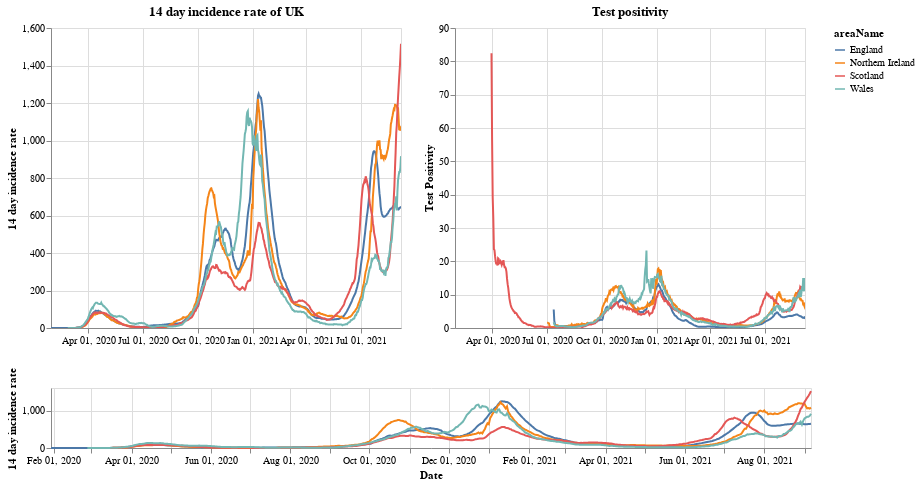

The cell this chart's notebook holds for it:
### Markdown cell above
# Plots

First a plot with each country in the UK. The top right shows the positivity rate for (which is the percentage of registered tests which were positive) while the top left is the 14 day incidence rate. The bottom chart can be used to select the timeframe (does not work on a mobile device).

### Code cell
#collapse
brush = alt.selection(type='interval', name='DateBrush',encodings=['x'],fields=['Time'])
leg_selection = alt.selection_multi(fields=['areaName'], bind='legend')

base = alt.Chart(uk_cases).mark_line().encode(
    x=alt.X("yearmonthdate(date):T", axis=alt.Axis(title='Date')),
    y=alt.Y("twoWeeklyCasesRate:Q", axis=alt.Axis(title='14 day incidence rate')),
    tooltip=['areaName', 'date','twoWeeklyCasesRate', 'testPositivity'],
    color='areaName',
    opacity=alt.condition(leg_selection, alt.value(2), alt.value(0.1))
).add_selection(leg_selection).properties(width=350)

upper = base.encode(alt.X('yearmonthdate(date):T', axis=alt.Axis(title=''),
                         scale=alt.Scale(domain=brush))
                   ).properties(title=f'14 day incidence rate of UK')
upper_right = upper.encode(alt.Y('testPositivity:Q', axis=alt.Axis(title='Test Positivity'))).properties(title='Test positivity')
lower = base.properties(height=60, width = 760).add_selection(brush)

(upper | upper_right) & lower

### Figure 1 — Vega-Lite specification as saved in the notebook (floating-point values rounded to 4 significant figures; data arrays with more than 128 entries replaced by an {"elided": "..."} marker saying what was removed)
{"config": {"view": {"continuousWidth": 400, "continuousHeight": 300}}, "vconcat": [{"hconcat": [{"mark": "line", "encoding": {"color": {"type": "nominal", "field": "areaName"}, "opacity": {"condition": {"value": 2, "selection": "selector001"}, "value": 0.1}, "tooltip": [{"type": "nominal", "field": "areaName"}, {"type": "temporal", "field": "date"}, {"type": "quantitative", "field": "twoWeeklyCasesRate"}, {"type": "quantitative", "field": "testPositivity"}], "x": {"type": "temporal", "axis": {"title": ""}, "field": "date", "scale": {"domain": {"selection": "DateBrush"}}, "timeUnit": "yearmonthdate"}, "y": {"type": "quantitative", "axis": {"title": "14 day incidence rate"}, "field": "twoWeeklyCasesRate"}}, "selection": {"selector001": {"type": "multi", "fields": ["areaName"], "bind": "legend"}}, "title": "14 day incidence rate of UK", "width": 350}, {"mark": "line", "encoding": {"color": {"type": "nominal", "field": "areaName"}, "opacity": {"condition": {"value": 2, "selection": "selector001"}, "value": 0.1}, "tooltip": [{"type": "nominal", "field": "areaName"}, {"type": "temporal", "field": "date"}, {"type": "quantitative", "field": "twoWeeklyCasesRate"}, {"type": "quantitative", "field": "testPositivity"}], "x": {"type": "temporal", "axis": {"title": ""}, "field": "date", "scale": {"domain": {"selection": "DateBrush"}}, "timeUnit": "yearmonthdate"}, "y": {"type": "quantitative", "axis": {"title": "Test Positivity"}, "field": "testPositivity"}}, "selection": {"selector001": {"type": "multi", "fields": ["areaName"], "bind": "legend"}}, "title": "Test positivity", "width": 350}]}, {"mark": "line", "encoding": {"color": {"type": "nominal", "field": "areaName"}, "opacity": {"condition": {"value": 2, "selection": "selector001"}, "value": 0.1}, "tooltip": [{"type": "nominal", "field": "areaName"}, {"type": "temporal", "field": "date"}, {"type": "quantitative", "field": "twoWeeklyCasesRate"}, {"type": "quantitative", "field": "testPositivity"}], "x": {"type": "temporal", "axis": {"title": "Date"}, "field": "date", "timeUnit": "yearmonthdate"}, "y": {"type": "quantitative", "axis": {"title": "14 day incidence rate"}, "field": "twoWeeklyCasesRate"}}, "height": 60, "selection": {"selector001": {"type": "multi", "fields": ["areaName"], "bind": "legend"}, "DateBrush": {"type": "interval", "encodings": ["x"], "fields": ["Time"]}}, "width": 760}], "data": {"name": "data-c887f0a50aefe56686e5b7574e105a27"}, "$schema": "https://vega.github.io/schema/vega-lite/v4.8.1.json", "datasets": {"data-c887f0a50aefe56686e5b7574e105a27": {"elided": "2252 records"}}}
